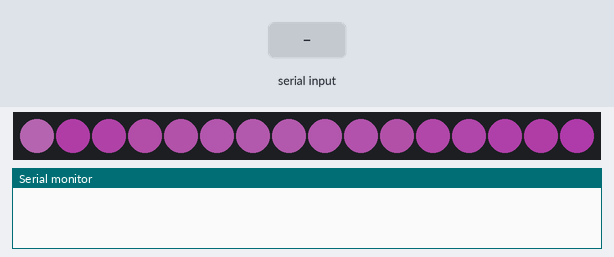
This sketch was run on a simulated Arduino Uno, built with avr-gcc and run on an emulated ATmega328P. On the bench: 16 RGB LEDs in strip order, left to right, the last lines printed to the serial monitor. The inputs (shaded band) are chosen by the test bench. Dim RGB values are drawn brighter than linear; random numbers use the default seed unless the sketch sets one.

Above: at 4.8 s.
4.9 s: "P" received over Serial
At 5.27 s:
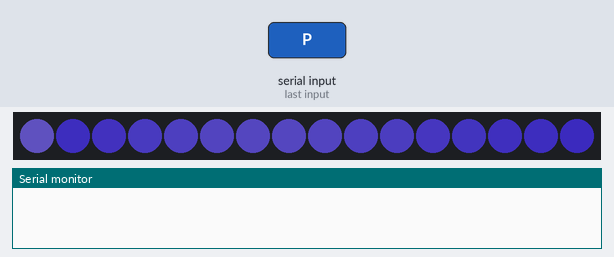
7.9 s: "D" received over Serial
At 10.5 s:
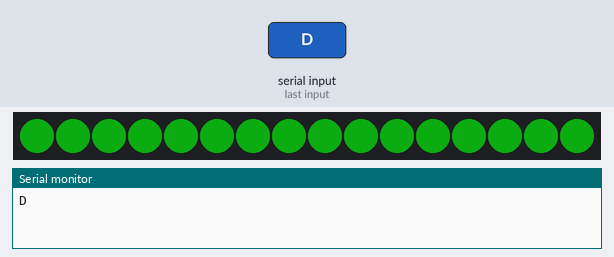
10.8 s: "W" received over Serial
At 14.0 s:
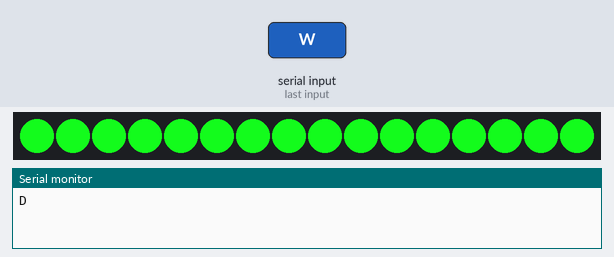

The sketch:

connect_text.ino
```cpp
#include <Arduino.h>

#include "FastLED.h"
#define NUM_LEDS 16
#define PIN 6
#define LED_TYPE NEOPIXEL

CRGB leds[NUM_LEDS];

int flag;         // a string to hold incoming data
boolean command = false;  // whether the string is complete

static uint32_t x;
static uint32_t y;
static uint32_t z;

uint16_t speed = 1900;
uint16_t scale = 3957;

uint8_t noise[16];


void setup() {
  // initialize serial:
  Serial.begin(9600);
  FastLED.addLeds<LED_TYPE, PIN>(leds, 16);
  x = random16();
  y = random16();
  z = random16();
}

void loop() {
  // print the string when a newline arrives:
  if (command) {
    // processing: I am recording?
  	if(flag == 'P') {
  		processingPattern();
    }
    if(flag == 'D') {
      processing2done();
      flag = 'd';
    }
    if(flag == 'd') {
      donePattern();
    }
  	// working
  	if(flag == 'W') {
  		breathPattern();
    }
    // recording
    if(flag == 'I'){
      recordPattern();
    }

    // Engaging people, waiting start to recording
    if(flag == 'E') {
      linearPattern();
    }
    // system standby
    if(flag == 'S') {
      standbyPattern();
    }
    // people leaving and reset the status
    if(flag == 'R'){
      command = false;
    }
  }else {
    changeColor();
  }
}

/*
  SerialEvent occurs whenever a new data comes in the
 hardware serial RX.  This routine is run between each
 time loop() runs, so using delay inside loop can delay
 response.  Multiple bytes of data may be available.
 */
void serialEvent() {
  while (Serial.available()) {
    // get the new byte:
    flag = Serial.read();
    // add it to the inputString:

    // if the incoming character is a newline, set a flag
    // so the main loop can do something about it:
    // if (inChar == '\n') {
    command = true;
    // }
  }
}


// The following is the different light pattern

// The basic function
void showAll(CHSV color) {
  for (int i = 0; i < NUM_LEDS; i++) {
    leds[i] = color;
  }
  FastLED.show();
}

void showAll(CRGB color) {
  for (int i = 0; i < NUM_LEDS; i++) {
    leds[i] = color;
  }
  FastLED.show();
}

CRGB hsv2rgb(uint8_t hue, uint8_t sat, uint8_t bri) {
  CRGB color = CHSV(hue, sat, bri);
  return color;
}


// patterns start from here
void linearPattern() {
  for (int dot = 0; dot < 511; dot++) {
    if ( dot < 255) {
      showAll(CHSV(235, 162, dot));
    } else {
      showAll(CHSV(235, 162, 511-dot));
    }
  }
}

void breathPattern() {
  for (int dot = 0; dot < (256 * 5) - 1; dot++) {
    showAll(CHSV(100, 188, quadwave8(dot / 5)));
  }
}

void recordPattern() {
  for (int dot = 0; dot < (256 * 2) - 1; dot++) {
    showAll(CHSV(0, 255, quadwave8(dot / 2)));
  }
}

void standbyPattern() {
  for(int i = 0; i < 2; i++) {
    for (int dot = 0; dot < 255; dot++) {
      showAll(CHSV(26, 216, quadwave8(dot)));
    }
    delay(20);
  }

  for (int dot = 0; dot < (256 * 2) - 1; dot++) {
    showAll(CHSV(26, 216, quadwave8(dot / 2)));
  }
  delay(20);

}

void processingPattern() {
  int a, b, c;
  for (int i = 0; i < 16; i++) {
    a = i + 1;
    b = i + 2;
    c = i + 3;
    if (a > 15) {
      a = a - 16;
    }
    if (b > 15) {
      b = b - 16;
    }
    if (c > 15) {
      c = c - 16;
    }
    leds[c].setHSV(235, 162, 63 * 4);
    leds[b].setHSV(235, 162, 63 * 3);
    leds[a].setHSV(235, 162, 63 * 2 + 30);
    leds[a].setHSV(235, 162, 63 * 1 + 40);
    if (i > 0) {
      leds[i - 1].setHSV(0, 0, 0);
    }
    else {
      leds[15].setHSV(0, 0, 0);
    }
    FastLED.show();
    delay(42);
  }
  Serial.println('D');
}

void processing2done() {
  int one = 1;
  uint8_t hue, sat, bri;

  // continue processing circle -- last circle
  // fill in all
  for (int i = 0; i < NUM_LEDS; i++) {
    leds[i].setHSV(235, 162, 63 * 4);
    delay(42);
    FastLED.show();
    one--;
  }

  // fade out the red to half brightness
  sat = 162;

  for (bri = 63 * 4; bri > 63; bri--){
    sat--;
    showAll(CHSV(235, sat, bri));
    delay(1);
  }


  // change color into green

  for (bri = 63; bri < 188 + 1; bri++) {
    showAll(CHSV(100, 188, bri));
    delay(1);
  }
}

void donePattern() {
  for (int dot = -188; dot < 189; dot++) {
    if ( dot < 0 ) {
      showAll(CHSV(100, 188, 0 - dot));
    } else {
      showAll(CHSV(100, 188, dot));
    }
  }
}

void fillnoise16() {

  for (int i = 0; i < NUM_LEDS; i++) {

    uint8_t data = inoise16(x , y + (i * scale), z + (2*i * speed -1)) >> 8;
    noise[i] = data;
  }


}


void changeColor() {
  fillnoise16();
  for (uint8_t hue = 255; hue > 0; hue--) {
    for (int i =0; i < NUM_LEDS; i++) {
        uint8_t sat = noise[i];
        // uint8_t bri = noise[i+1];

        CRGB color = CHSV(hue, sat, 150);

        leds[i] = color;
    }
    LEDS.show();
    delay(14);
  }
}
```
